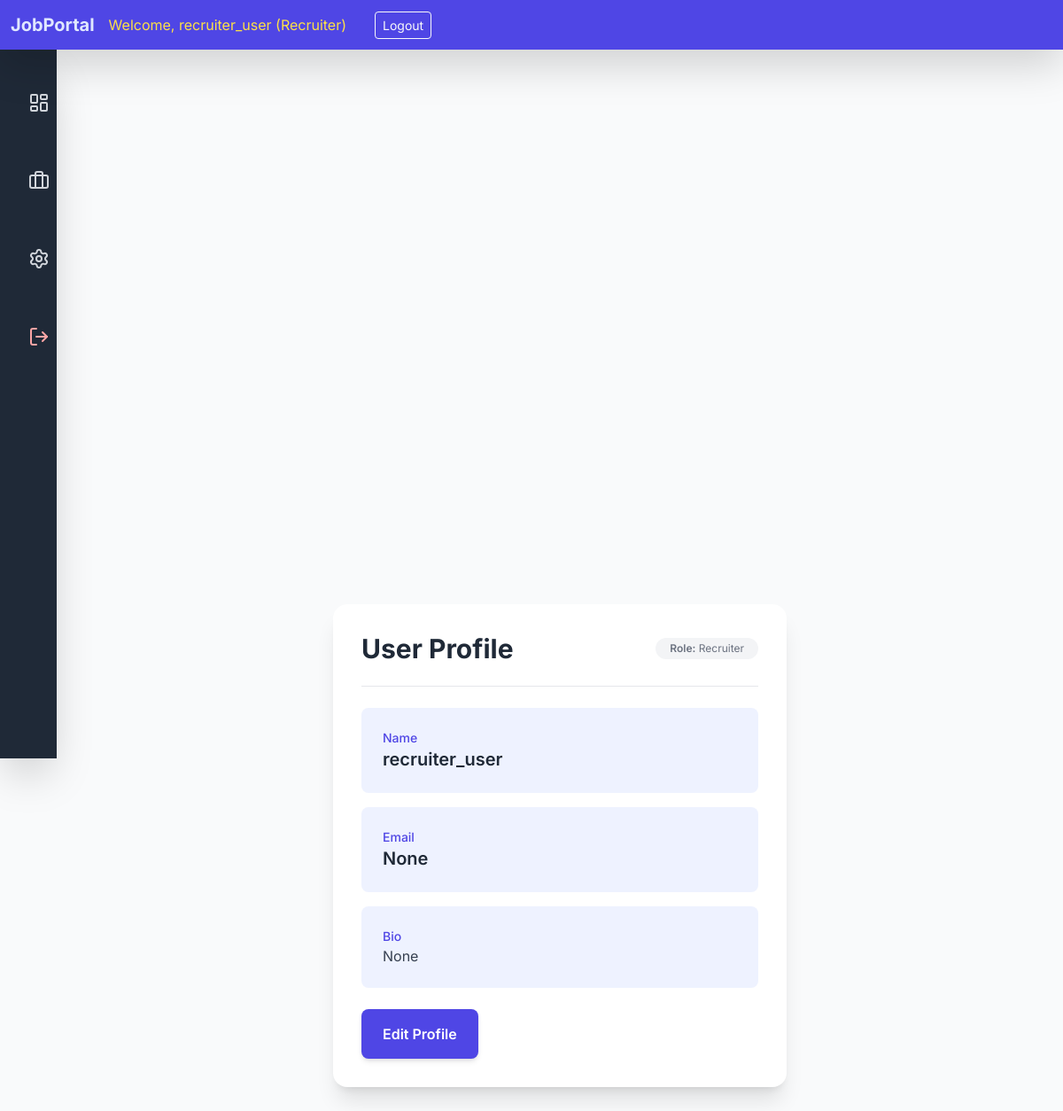
Screenshot of /profile (signed in) with the database file from the repository.
### tables this page shows
CREATE TABLE users (
                id INTEGER PRIMARY KEY AUTOINCREMENT,
                username TEXT UNIQUE NOT NULL,
                password TEXT NOT NULL,
                role TEXT NOT NULL
            , email TEXT NULL, bio TEXT NULL);

### job_portal/main.py (the view)
@bp.route('/profile')
@login_required
def profile():
    user_id = session['user_id']
    db = get_db()
    user_data = db.execute(
        """
        SELECT * FROM users WHERE id = ?
        """,
        (user_id,)
    ).fetchone()
    return render_template('profile.html', user_data=user_data)

### job_portal/__init__.py (called while the page is built)
def create_app():
    app = Flask(__name__, instance_relative_config=True)
    app.config.from_mapping(
        SECRET_KEY='dev', # Change this in a real environment
        DATABASE=db.DATABASE,
    )
    db.init_db(app)
    app.teardown_appcontext(db.close_connection)
    app.register_blueprint(auth.bp)
    app.register_blueprint(main.bp)
    app.register_blueprint(recruiter.bp)
    app.register_blueprint(admin.bp)
    app.add_url_rule('/', endpoint='main.home')
    @app.context_processor
    def inject_user_data():
        return dict(
            logged_in='user_id' in session,
            username=session.get('username'),
            role=session.get('user_role')
        )
    return app

### job_portal/auth.py (called while the page is built)
def login_required(f):
    @wraps(f)
    def decorated_function(*args, **kwargs):
        if 'user_id' not in session:
            return redirect(url_for('auth.login'))
        return f(*args, **kwargs)
    return decorated_function

### job_portal/db.py (called while the page is built)
def get_db():
    db = getattr(g, '_database', None)
    if db is None:
        db = g._database = sqlite3.connect(DATABASE)
        db.row_factory = sqlite3.Row
    return db

def close_connection(exception):
    db = getattr(g, '_database', None)
    if db is not None:
        db.close()

### job_portal/templates/profile.html (shortened to what this page needs)
{% extends "base.html" %}
{% block content %}
<div id="app" class="min-h-screen flex items-center justify-center p-4 sm:p-6">
        <div class="profile-container w-full max-w-lg bg-white shadow-xl rounded-2xl p-6 sm:p-8">
            <div class="flex justify-between items-center mb-6 border-b pb-4">
                <h1 class="text-3xl font-bold text-gray-800">User Profile</h1>
                <span class="text-xs text-gray-500 bg-gray-100 px-3 py-1 rounded-full">
                    <span class="font-semibold">Role:</span> <span id="userIdDisplay">{{ user_data.role | capitalize  }}</span>
                </span>
            </div>
            <div id="view-mode">
                <div class="space-y-4">
                    <div class="bg-indigo-50 p-4 rounded-lg">
                        <p class="text-sm font-medium text-indigo-600">Name</p>
                        <p id="view-name" class="text-xl font-semibold text-gray-800"></p>
                    </div>
                    <div class="bg-indigo-50 p-4 rounded-lg">
                        <p class="text-sm font-medium text-indigo-600">Email</p>
                        <p id="view-email" class="text-xl font-semibold text-gray-800"></p>
                    </div>
                    <div class="bg-indigo-50 p-4 rounded-lg">
                        <p class="text-sm font-medium text-indigo-600">Bio</p>
                        <p id="view-bio" class="text-gray-700 whitespace-pre-line"></p>
                    </div>
                </div>
                <div class="mt-6">
                    <button id="edit-button" onclick="toggleEdit(true)" class="w-full sm:w-auto px-6 py-3 bg-indigo-600 text-white font-semibold rounded-lg shadow-md hover:bg-indigo-700 transition duration-150 ease-in-out transform hover:scale-[1.01]">
                        Edit Profile
                    </button>
                </div>
            </div>
        </div>
    </div>
{% endblock %}

### job_portal/templates/base.html (shortened to what this page needs)
<!DOCTYPE html>
<html lang="en">
<head>
<link href="https://cdn.jsdelivr.net/npm/bootstrap@5.3.3/dist/css/bootstrap.min.css" rel="stylesheet">
<script src="https://cdn.tailwindcss.com"></script>
</head>
<body class="bg-gray-50">
<nav class="navbar navbar-expand-lg navbar-dark shadow-lg sticky-top z-20" style="background-color: #4f46e5;">
    <div class="container-fluid">
        <a class="navbar-brand text-indigo-100 font-bold" href="{{ url_for('main.home') }}">JobPortal</a>
        <div class="d-flex align-items-center me-3">
            {% if logged_in %}
                <span class="navbar-text text-yellow-300 me-3 hidden lg:block">
                    Welcome, {{ username }} ({{ role.capitalize() }})
                </span>
                <li class="nav-item hidden lg:block">
                    <a class="btn btn-outline-light btn-sm ms-3" href="{{ url_for('auth.logout') }}">Logout</a>
                </li>
            {% endif %}
        </div>
    </div>
</nav>
<div class="main-wrapper flex flex-1 w-full">
    {% if logged_in %}
    <aside id="sidebar" class="bg-gray-800 text-white shadow-2xl pt-4">
        <ul class="nav-list flex flex-col space-y-2 p-2">
            <li>
                <a class="nav-link flex items-center text-gray-300 hover:bg-indigo-600 hover:text-white rounded-lg p-3 mx-2 transition-colors duration-200" href="{{ url_for('main.home') }}">
                    <i data-lucide="layout-dashboard" class="w-6 h-6 flex-shrink-0"></i>
                </a>
            </li>
            {% if role == 'recruiter' %}
            <li>
                <a class="nav-link flex items-center text-gray-300 hover:bg-indigo-600 hover:text-white rounded-lg p-3 mx-2 transition-colors duration-200" href="{{ url_for('recruiter.post_job') }}">
                    <i data-lucide="briefcase" class="w-6 h-6 flex-shrink-0"></i>
                </a>
            </li>
            {% endif %}
            <li>
                <a class="nav-link flex items-center text-gray-300 hover:bg-indigo-600 hover:text-white rounded-lg p-3 mx-2 transition-colors duration-200" href="{{ url_for('main.profile') }}">
                    <i data-lucide="settings" class="w-6 h-6 flex-shrink-0"></i>
                </a>
            </li>
            <li class="hidden lg:block">
                <a class="nav-link flex items-center text-red-300 hover:bg-red-700 hover:text-white rounded-lg p-3 mx-2 mt-4 transition-colors duration-200" href="{{ url_for('auth.logout') }}">
                    <i data-lucide="log-out" class="w-6 h-6 flex-shrink-0"></i>
                </a>
            </li>
        </ul>
    </aside>
    {% endif %}
    <main class="flex-grow p-5 lg:p-8 w-full">
        <div class="container-fluid">
            {% block content %}{% endblock %}
        </div>
    </main>
</div>
</body>
</html>

### job_portal/templates/base.html (style rules this page uses)
body { background-color: #f7f9fc; font-family: 'Inter', sans-serif; min-height: 100vh; display: flex; flex-direction: column; }
.navbar { background-color: #4f46e5; }
#sidebar { transition: width 0.3s ease-in-out; overflow-y: auto; overflow-x: hidden; flex-shrink: 0; z-index: 10; position: sticky; top: 0; height: 100vh; }
@media (min-width: 1024px) { #sidebar { width: 4rem; } }

### rows the page displays
users: username "recruiter_user", capitalize "Recruiter", role "Recruiter"
